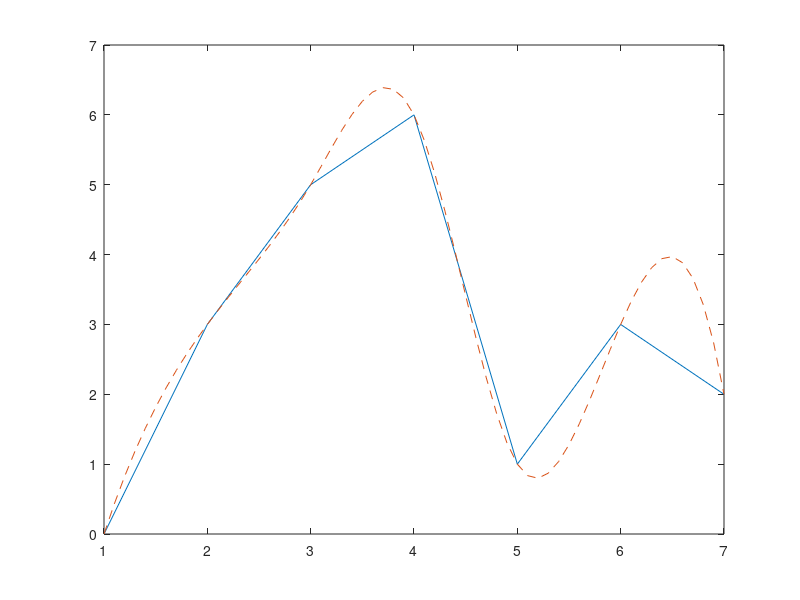

Recreate this plot in MATLAB.
x=1:7;
y=[0 3 5 6 1 3 2];

z=trapz(x,y);

x_finer=1:.1:7;
y_finer=interp1(x,y,x_finer,'spline');
z_finer=trapz(x_finer,y_finer);

plot(x,y,x_finer,y_finer,'--')
